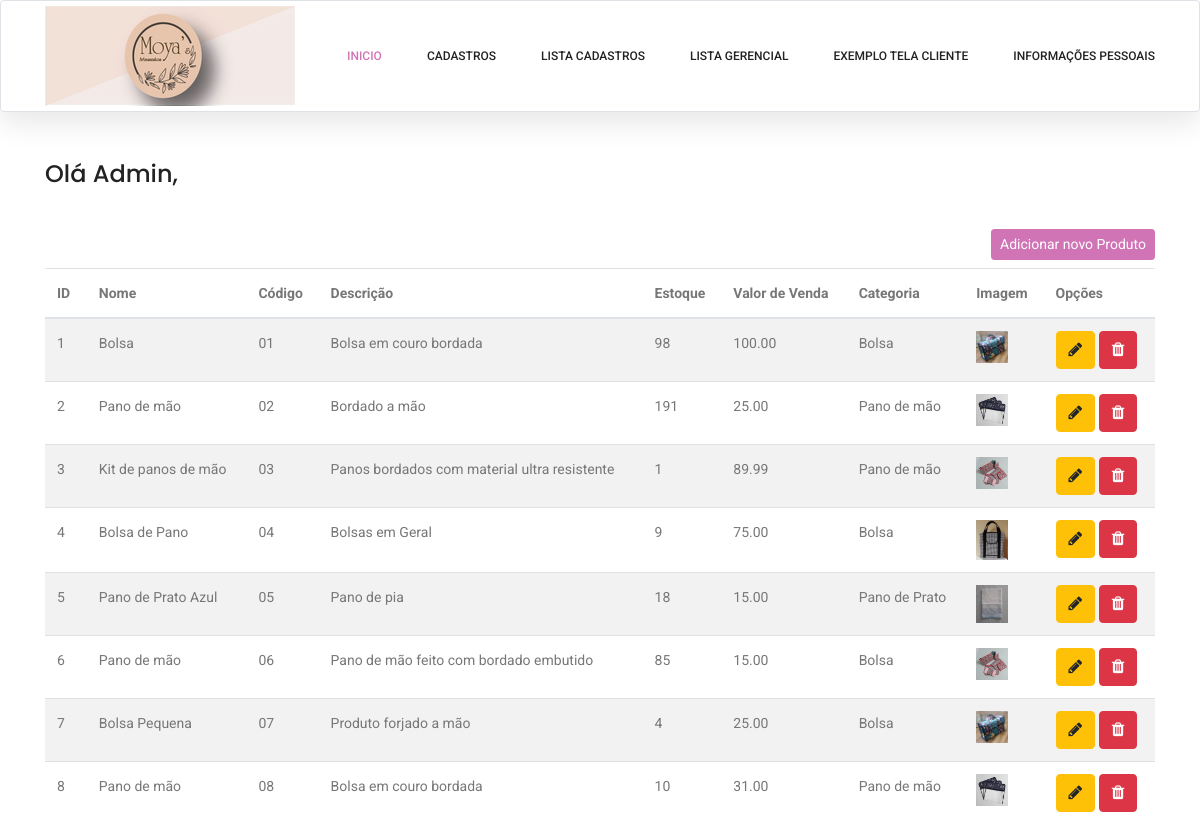
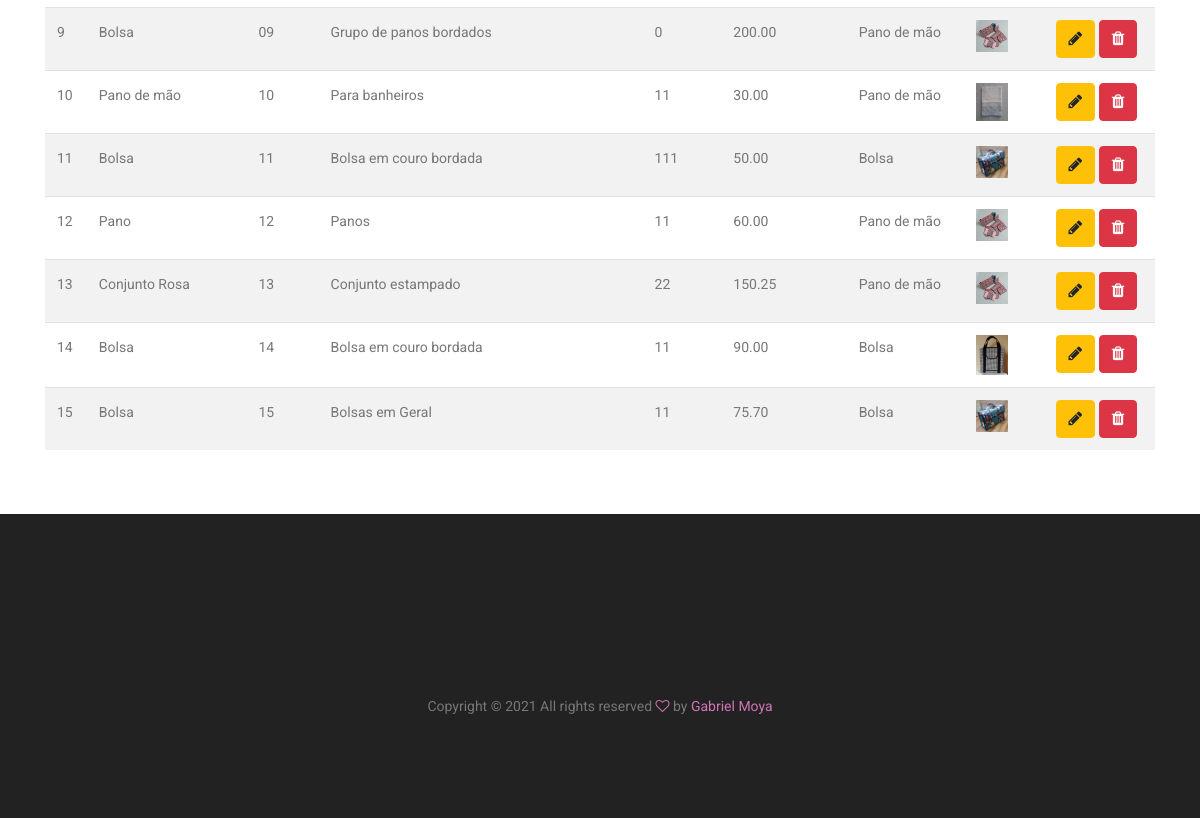
The app's page /adm/listar/produtos/ (signed in), older data (2 pictures, top to bottom).
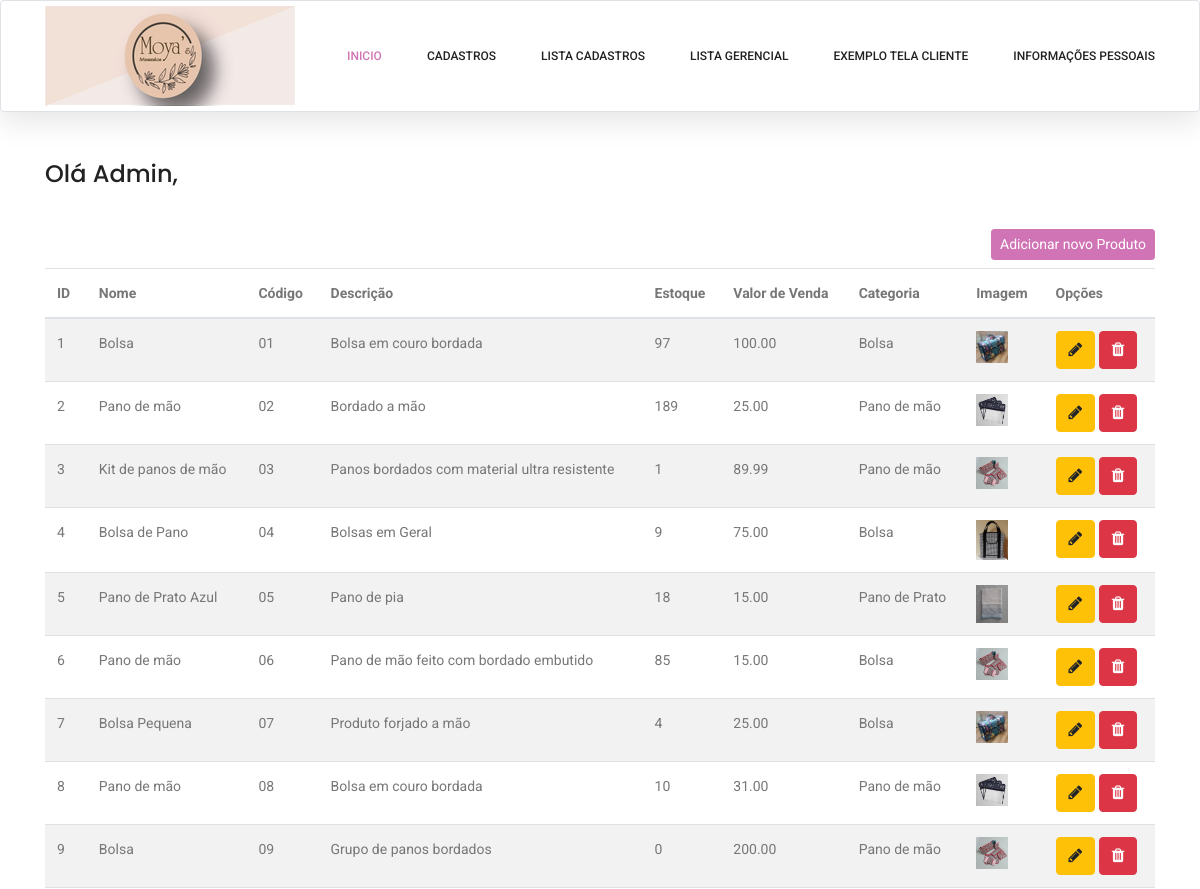
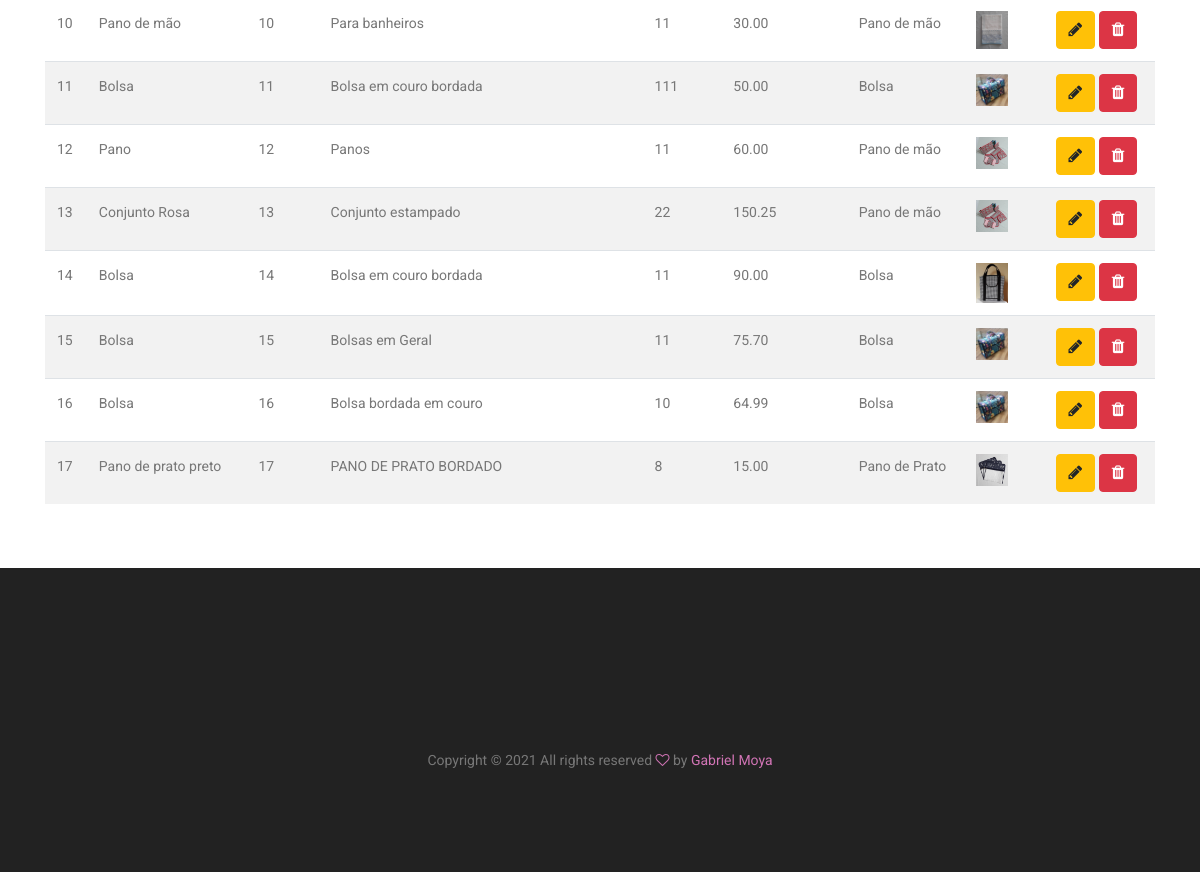
The same page, newer data (2 pictures, top to bottom).
### cadastros/models.py (models this page shows, shortened)
class Produto(models.Model):
    codigo = models.CharField(max_length=100)
    nome = models.CharField(max_length=100)
    descricao = models.CharField(max_length=100)
    estoque = models.IntegerField()
    valorVenda = models.DecimalField(max_digits=50, decimal_places=2)
    imagem = models.ImageField(upload_to="imagens/%Y/%m/%d/", max_length=255, null=True, blank=True)
    categoria = models.ForeignKey(Categoria, on_delete=models.PROTECT)

class Categoria(models.Model):
    nome = models.CharField(max_length=100)
    descricao = models.CharField(max_length=100)

### cadastros/views.py (the view)
# urls.py: path('adm/listar/produtos/', ProdutoList.as_view(), name="listar-produtos"),
class ProdutoList(GroupRequiredMixin, LoginRequiredMixin, ListView):
    model = Produto
    template_name = 'cadastros/listar_produtos.html'
    login_url = reverse_lazy('login')
    group_required = u"Administrador"
    def get_context_data(self, *args, **kwargs):
        context = super().get_context_data(*args, **kwargs)
        produtos = Produto.objects.all().reverse()
        context['produtos'] = produtos
        return context

### cadastros/templates/cadastros/listar_produtos.html (shortened to what this page needs)
{% extends 'cadastros/formulario.html' %}
{% load crispy_forms_tags %}
{% load static %}
{% block conteudo %}
<div class="container mt-5 py-5">
    <div class="row pt-5 mt-3">
        <div class="col-lg">
            {% if request.user.groups.all.0.name == "Administrador" %}
            <h3>Olá Admin,</h3><br>
            {% else %}
            <h3>Olá Funcionário,</h3><br>
            {% endif %}
            <div class="text-right py-2">
                <a href="{% url 'cadastrar-produto' %}" class="btn btn-primary btn-sm">Adicionar novo Produto</a>
            </div>
            <table class="table table-striped" id="tabela-listar">
                <thead>
                    <tr>
                        <th>ID</th>
                        <th>Nome</th>
                        <th>Código</th>
                        <th>Descrição</th>
                        <th>Estoque</th>
                        <th>Valor de Venda</th>
                        <th>Categoria</th>
                        <th>Imagem</th>
                        <th>Opções</th>
                    </tr>
                </thead>
                <tbody>
                    {% for produto in produtos %}
                    <tr>
                        <td>{{produto.pk}}</td>
                        <td>{{produto.nome}}</td>
                        <td>{{produto.codigo}}</td>
                        <td>{{produto.descricao}}</td>
                        <td>{{produto.estoque}}</td>
                        <td>{{produto.valorVenda}}</td>
                        <td>{{produto.categoria.nome}}</td>
                        <td>
                        {% if produto.imagem %}
                        <img src="{{ produto.imagem.url }}" width="32" />
                        {%endif%}
                        </td>
                        <td>
                            <a href="{% url 'atualizar-produto' produto.pk %}" class="btn btn-warning"  title="Editar">
                                <i class="fa fa-pencil" aria-hidden="true"></i>
                            </a>
                            <a href="{% url 'deletar-produto' produto.pk %}" class="btn btn-danger"  title="Excluir">
                                <i class="fa fa-trash" aria-hidden="true"></i>
                            </a>
                        </td>
                    </tr>
                    {% empty %}
                    <tr>
                        <td colspan="3">Nenhum produto cadastrado!</td>
                    </tr>
                    {% endfor %}
                </tbody>
            </table>
        </div>
    </div>
</div>
{% endblock %}
{%block styles%}
<link rel="stylesheet" type="text/css" href="https://cdn.datatables.net/v/bs4/dt-1.10.20/datatables.min.css" />
{%endblock%}

Row changes from the older to the newer data that the page shows:
changed Produto id 1: estoque "98" → "97"
changed Produto "Bordado a mão": estoque "191" → "189"
added Produto: pk "16", nome "Bolsa", codigo "16", descricao "Bolsa bordada em couro", estoque "10", valorVenda "64.99", categoria.nome "Bolsa", imagem (picture)
added Produto: pk "17", nome "Pano de prato preto", codigo "17", descricao "PANO DE PRATO BORDADO", estoque "8", valorVenda "15.00", categoria.nome "Pano de Prato", imagem (picture)
